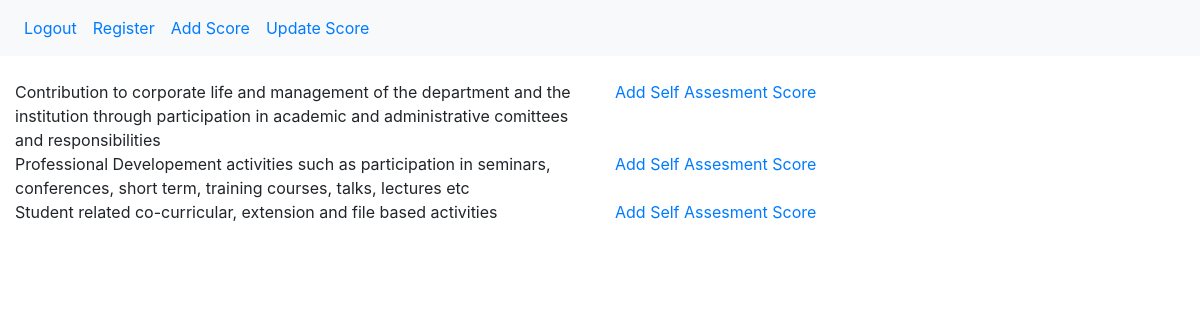
The app's page /category/7/ (signed in) with its own data.
### api/models.py (models this page shows)
class Api(models.Model):
    stream = models.ForeignKey(CategoryStream,on_delete=models.CASCADE)
    nature_of_activity = models.CharField(max_length=750)
    max_score = models.PositiveSmallIntegerField()
    class Meta:
        constraints = [
            models.UniqueConstraint(fields=['nature_of_activity', 'stream'],name='api')
        ]
    def __str__(self):
        return str(self.nature_of_activity)

### api/views.py (the view)
# urls.py: path('category/<category_id>/', views.ActivityView.as_view(),name="activity"),
class ActivityView(TemplateView):
    template_name = "api/api_list.html"
    def get_context_data(self, **kwargs):
        current_user = User.objects.get(id=self.request.user.id)
        current_user_stream = FacultyProfile.objects.get(user=current_user.id)
        if(self.kwargs['category_id'] == '7' or self.kwargs['category_id'] =='6'):
            query = Api.objects.filter(stream__category_id__id=self.kwargs['category_id'])
        else:
            query = Api.objects.filter(stream__category_id__id=self.kwargs['category_id'],stream=current_user_stream.stream)
        context = {
            'activity_list' : query,
            }
        return context

### api/models.py (called while the page is built)
    def __str__(self):
        return str(self.category_name)

### templates/api/api_list.html (shortened to what this page needs)
{% extends "base.html" %}
{% block body_block %}
<div class="container-fluid">
    <div class="row">
        {% for activity in activity_list %}
        <div class="col-xl-6">{{ activity }}</div>
        <a href="{% url 'api:activity_form' category_id=activity.stream.category_id nature_category_id=activity.id %}"
            class="col-xl-6">Add Self Assesment Score</a>
        {% endfor %}
    </div>
</div>
{% endblock %}

### records on screen
Api: nature_of_activity "Contribution to corporate life and management of the department and the institution through participation in academic and administrative comittees and responsibilities"
Api: nature_of_activity "Professional Developement activities such as participation in seminars, conferences, short term, training courses, talks, lectures etc"
Api: nature_of_activity "Student related co-curricular, extension and file based activities"
